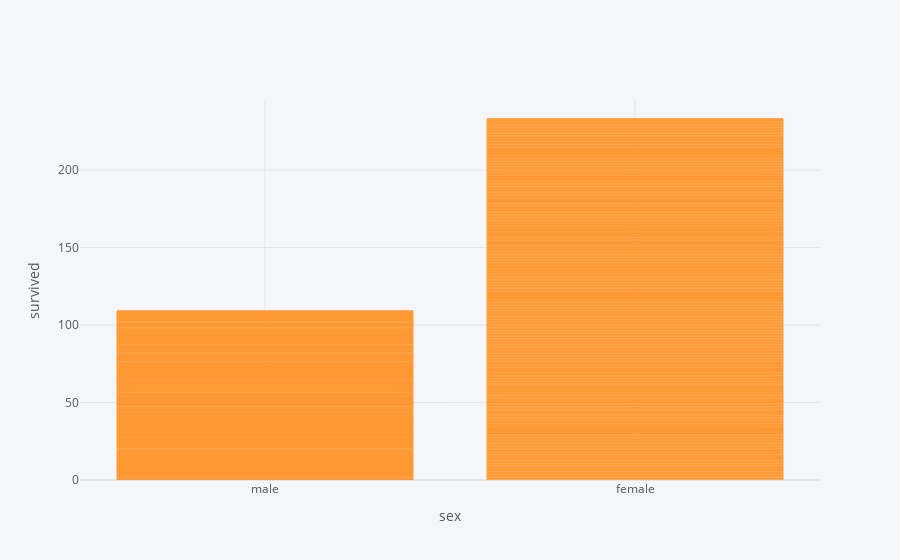

Notebook code cell kept with this figure:
### Code cell
data.iplot(x = "sex" , y = "survived", kind = "bar" ,   xTitle = "sex" , yTitle = "survived" )

### Figure 1 — Plotly figure (JSON) as saved in the notebook; plotly's stock layout.template omitted (floating-point values rounded to 4 significant figures; data arrays with more than 128 entries replaced by an {"elided": "..."} marker saying what was removed)
{"data": [{"marker": {"color": "rgba(255, 153, 51, 0.6)", "line": {"color": "rgba(255, 153, 51, 1.0)", "width": 1}}, "name": "survived", "orientation": "v", "text": "", "type": "bar", "x": {"elided": "891 str values"}, "y": {"elided": "891 int values"}}], "layout": {"legend": {"bgcolor": "#F5F6F9", "font": {"color": "#4D5663"}}, "paper_bgcolor": "#F5F6F9", "plot_bgcolor": "#F5F6F9", "title": {"font": {"color": "#4D5663"}}, "xaxis": {"gridcolor": "#E1E5ED", "showgrid": true, "tickfont": {"color": "#4D5663"}, "title": {"font": {"color": "#4D5663"}, "text": "sex"}, "zerolinecolor": "#E1E5ED"}, "yaxis": {"gridcolor": "#E1E5ED", "showgrid": true, "tickfont": {"color": "#4D5663"}, "title": {"font": {"color": "#4D5663"}, "text": "survived"}, "zerolinecolor": "#E1E5ED"}}}
